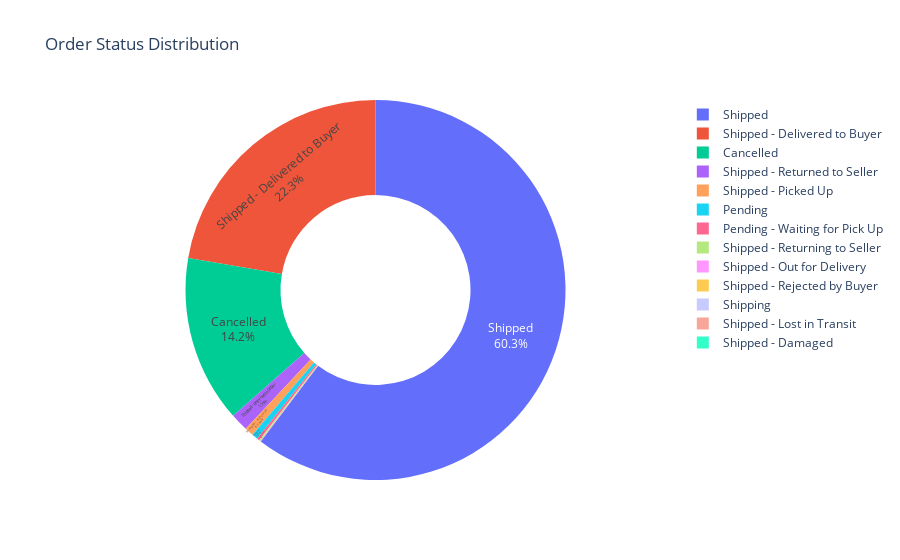

Here is the notebook cell this chart was saved with:
### Markdown cell above
## **Donut Chart for Order-Status Distribution**

### Code cell
status_count = df['Status'].value_counts().reset_index()
status_count.columns = ['Status', 'Count']


fig = px.pie(
    status_count,
    values='Count',  
    names='Status',  
    title="Order Status Distribution",
    hole=0.5,        
)
fig.update_traces(textposition='inside', textinfo='percent+label')  
fig.show()

### Figure 1 — Plotly figure (JSON) as saved in the notebook; plotly's stock layout.template omitted (floating-point values rounded to 4 significant figures)
{"data": [{"domain": {"x": [0, 1], "y": [0, 1]}, "hole": 0.5, "hovertemplate": "Status=%{label}<br>Count=%{value}<extra></extra>", "labels": ["Shipped", "Shipped - Delivered to Buyer", "Cancelled", "Shipped - Returned to Seller", "Shipped - Picked Up", "Pending", "Pending - Waiting for Pick Up", "Shipped - Returning to Seller", "Shipped - Out for Delivery", "Shipped - Rejected by Buyer", "Shipping", "Shipped - Lost in Transit", "Shipped - Damaged"], "legendgroup": "", "name": "", "showlegend": true, "textinfo": "percent+label", "textposition": "inside", "type": "pie", "values": [77804, 28769, 18332, 1953, 973, 658, 281, 145, 35, 11, 8, 5, 1]}], "layout": {"legend": {"tracegroupgap": 0}, "title": {"text": "Order Status Distribution"}}}
